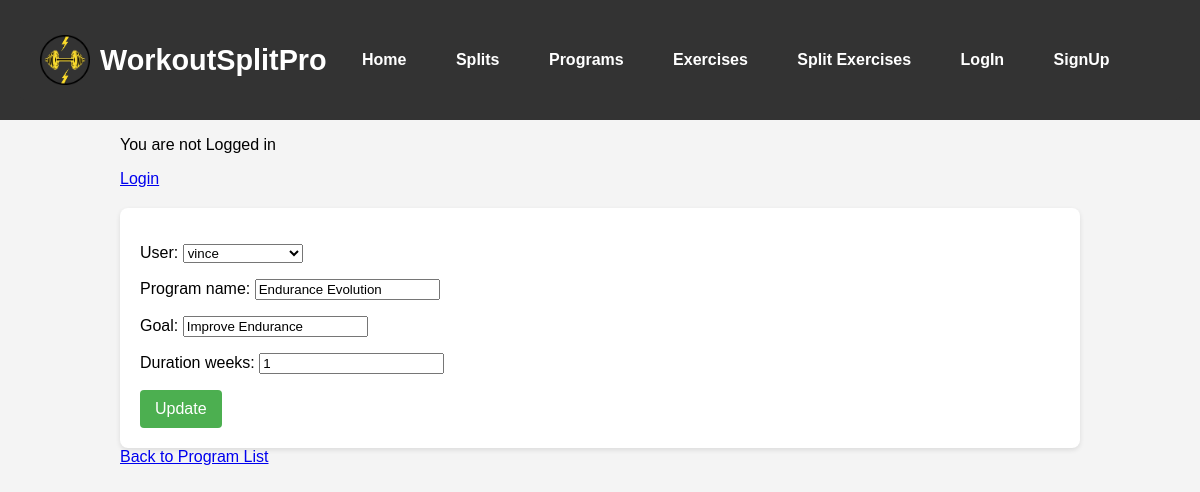
The app's page /program/3/edit/ with its own data.
### app/models.py (models this page shows, shortened)
class Program(models.Model):
    user = models.ForeignKey(settings.AUTH_USER_MODEL, on_delete=models.CASCADE)
    program_name = models.CharField(max_length=100)
    goal = models.CharField(max_length=50)
    created_at = models.DateTimeField(auto_now_add=True)
    duration_weeks = models.IntegerField()

### app/views.py (the view)
# urls.py: path('program/<int:pk>/edit/', ProgramUpdateView.as_view() , name='program_update'),
class ProgramUpdateView(UpdateView):
    model = Program
    fields = ['user', 'program_name', 'goal', 'duration_weeks']
    template_name = 'app/program_update.html'

### app/templates/app/program_update.html (shortened to what this page needs)
{% extends 'app/base.html' %}
{% block content %}
<form method="post">
    {{ form.as_p }}
    <button type="submit">Update</button>
</form>
<a href="{% url 'program_list' %}">Back to Program List</a>
{% endblock %}

### static/css/navbar.css (style rules this page uses)
body { margin: 0; padding: 0; padding-top: 80px; }

### static/css/form.css (style rules this page uses)
body { font-family: Arial, sans-serif; background-color: #f4f4f4; margin: 0; padding: 0; }
form { background-color: #fff; padding: 20px; border-radius: 8px; box-shadow: 0 2px 5px rgba(0, 0, 0, 0.1); }
form button { background-color: #4CAF50; color: white; padding: 10px 15px; border: none; border-radius: 4px; cursor: pointer; font-size: 16px; }

### static/css/login.css (style rules this page uses)
body { font-family: Arial, sans-serif; background-color: #f4f4f4; margin: 0; padding: 0; }
form { background-color: #fff; padding: 20px; border-radius: 8px; box-shadow: 0 2px 5px rgba(0, 0, 0, 0.1); }
form button { background-color: #4CAF50; color: white; padding: 10px 15px; border: none; border-radius: 4px; cursor: pointer; font-size: 16px; }

### records on screen
Program: user "vince", program_name "Endurance Evolution", goal "Improve Endurance", duration_weeks "1"
